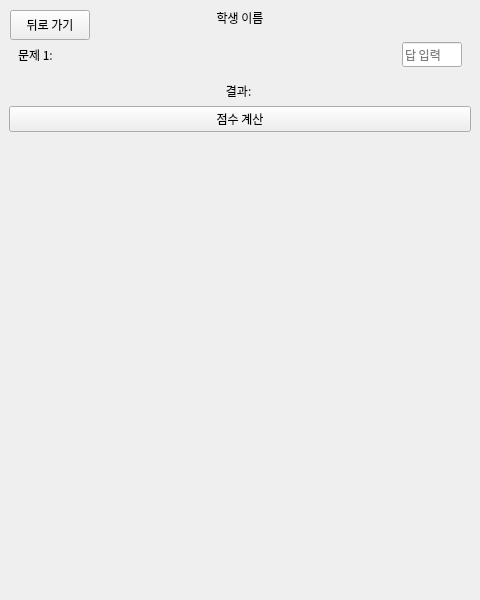
<?xml version="1.0" encoding="UTF-8"?>
<ui version="4.0">
 <class>MainWindow</class>
 <widget class="QMainWindow" name="MainWindow">
  <property name="geometry">
   <rect>
    <x>0</x>
    <y>0</y>
    <width>480</width>
    <height>600</height>
   </rect>
  </property>
  <property name="windowTitle">
   <string>채점</string>
  </property>
  <property name="fixedSize">
   <size>
    <width>480</width>
    <height>600</height>
   </size>
  </property>
  <property name="font">
   <font>
    <family>Pretendard Thin</family>
    <pointSize>16</pointSize>
   </font>
  </property>
  <widget class="QWidget" name="centralwidget">
   <layout class="QVBoxLayout" name="verticalLayout">
    <item>
     <widget class="QLabel" name="studentNameLabel">
      <property name="text">
       <string>학생 이름</string>
      </property>
      <property name="alignment">
       <set>Qt::AlignCenter</set>
      </property>
     </widget>
    </item>
    <item>
     <widget class="QWidget" name="answerWidget">
      <layout class="QGridLayout" name="answerLayout">
       <item row="0" column="0">
        <widget class="QLabel" name="problemLabel1">
         <property name="text">
          <string>문제 1:</string>
         </property>
        </widget>
       </item>
       <item row="0" column="1">
        <widget class="QLineEdit" name="answerEdit1">
         <property name="placeholderText">
          <string>답 입력</string>
         </property>
         <property name="maximumSize">
          <size>
           <width>60</width>
           <height>40</height>
          </size>
         </property>
        </widget>
       </item>
      </layout>
     </widget>
    </item>
    <item>
     <widget class="QLabel" name="resultLabel">
      <property name="text">
       <string>결과: </string>
      </property>
      <property name="alignment">
       <set>Qt::AlignCenter</set>
      </property>
     </widget>
    </item>
    <item>
     <widget class="QPushButton" name="calculateButton">
      <property name="text">
       <string>점수 계산</string>
      </property>
     </widget>
    </item>
    <item>
     <spacer name="verticalSpacer">
      <property name="orientation">
       <enum>Qt::Vertical</enum>
      </property>
      <property name="sizeHint" stdset="0">
       <size>
        <width>20</width>
        <height>40</height>
       </size>
      </property>
     </spacer>
    </item>
   </layout>
  </widget>
  <widget class="QPushButton" name="backButton">
   <property name="geometry">
    <rect>
     <x>10</x>
     <y>10</y>
     <width>80</width>
     <height>30</height>
    </rect>
   </property>
   <property name="text">
    <string>뒤로 가기</string>
   </property>
  </widget>
 </widget>
 <resources/>
 <connections/>
</ui>
